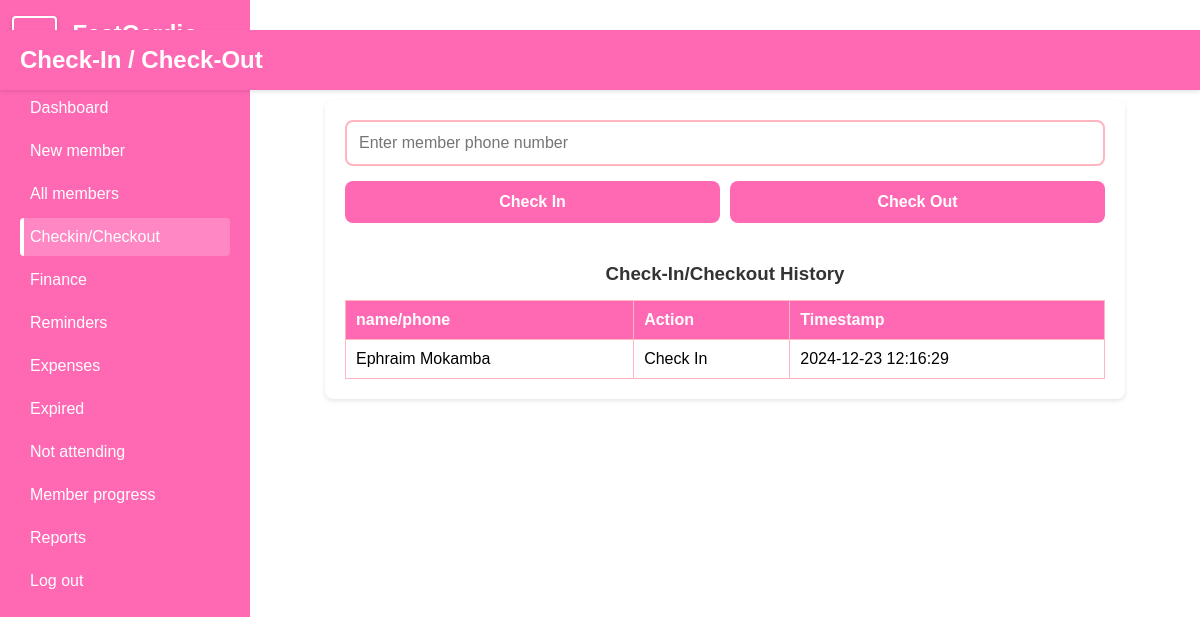
Page /checkin/ on the committed database.
### members/models.py (models this page shows, shortened)
class CheckInOutRecord(models.Model):
    ACTIONS = [
        ('check_in', 'Check In'),
        ('check_out', 'Check Out')
    ]
    member = models.ForeignKey(Member, on_delete=models.CASCADE, related_name='CheckinOut')
    action = models.CharField(max_length=10, choices=ACTIONS)
    timestamp = models.DateTimeField(default=timezone.now)
    class Meta:
        ordering = ['-timestamp']

class Member(models.Model):
    first_name = models.CharField(max_length=50)
    last_name = models.CharField(max_length=50)
    phone_number = models.CharField(max_length=15)
    date_joined = models.DateTimeField(auto_now_add=True)
    is_active = models.BooleanField(default=True)
    is_frozen = models.BooleanField(default=False)
    additional_info = models.TextField(blank=True,null=True)
    gender = models.CharField(max_length= 6)
    def __str__(self):
        return f"{self.first_name} {self.last_name}"

### members/views.py (the view)
# urls.py: path('checkin/',views.checkin,name="Checkin" ),
def checkin(request):
    recent_records = CheckInOutRecord.objects.select_related('member').all()[:20]
    return render(request,"Checkin.html",{'recent_records': recent_records })

### members/templates/Checkin.html (shortened to what this page needs)
{% extends 'sidebar.html' %}
{% load static %}
{% block extra_styles %}
    <link rel="stylesheet" href="{% static 'checkin.css' %}">
{% endblock %}
{% block content %}
    <div class="container" >
        <div class="topbar">
            <h1>Check-In / Check-Out</h1>
        </div>
        <input type="text" class="member-input" placeholder="Enter member phone number" id="memberIdInput">
        <div class="btn-group">
            <button class="check-in-btn">Check In</button>
            <button class="check-out-btn">Check Out</button>
        </div>
        <div class="history-section">
            <h3>Check-In/Checkout History</h3>
            <table class="history-table" id="historyTable">
                <thead>
                    <tr>
                        <th>name/phone</th>
                        <th>Action</th>
                        <th>Timestamp</th>
                    </tr>
                </thead>
                <tbody id="historyTableBody">
                    {% for record in recent_records %}
                    <tr>
                        <td>{{ record.member }}</td>
                        <td>{{ record.get_action_display }}</td>
                        <td>{{ record.timestamp|date:"Y-m-d H:i:s" }}</td>
                    </tr>
                    {% endfor %}
                </tbody>
            </table>
        </div>
    </div>
{% endblock %}

### members/static/sidebar.css (style rules this page uses)
* { margin: 0; padding: 0; box-sizing: border-box; }
body { font-family: 'Arial', sans-serif; background-color: #f4f4f4; height: 100%; overflow-x: hidden; }

### members/static/checkin.css (style rules this page uses)
:root { --primary-pink: #FF69B4; --light-pink: #FFB6C1; --dark-pink: #DB7093; --text-color: #333; --background-color: #F8F8F8; --sidebar-width: 250px; --topbar-height: 60px; }
* { margin: 0; padding: 0; box-sizing: border-box; font-family: 'Arial', sans-serif; }
body { background-color: var(--background-color); min-height: 100vh; }
.topbar { position: fixed; top: 30px; left: 0; right: 0; height: var(--topbar-height); background-color: var(--primary-pink); color: white; display: flex; align-items: center; padding: 0 20px; box-shadow: 0 2px 4px rgba(0, 0, 0, 0.1); z-index: 1000; }
.topbar h1 { font-size: 1.5rem; color: white; }
.container { display: flex; flex-direction: column; align-items: center; padding: 20px; max-width: 800px; margin: calc(var(--topbar-height) + 20px) auto 0 auto; background-color: white; border-radius: 8px; box-shadow: 0 2px 4px rgba(0, 0, 0, 0.1); }
.member-input { width: 100%; padding: 12px; margin-bottom: 15px; border: 2px solid var(--light-pink); border-radius: 8px; font-size: 16px; transition: border-color 0.3s ease; }
.btn-group { width: 100%; display: flex; gap: 10px; margin-bottom: 20px; }
.check-in-btn, .check-out-btn { flex: 1; padding: 12px; border: none; border-radius: 8px; background-color: var(--primary-pink); color: white; font-size: 16px; font-weight: bold; cursor: pointer; transition: background-color 0.3s ease; }
.history-section { width: 100%; margin-top: 20px; overflow-x: auto; }
.history-section h3 { margin-bottom: 15px; color: var(--text-color); text-align: center; }
.history-table { width: 100%; border-collapse: collapse; margin-top: 15px; }
.history-table th, .history-table td { border: 1px solid var(--light-pink); padding: 10px; text-align: left; }
.history-table th { background-color: var(--primary-pink); color: white; }

### rows in the picture
CheckInOutRecord: member "Ephraim Mokamba", action "Check In", timestamp "2024-12-23 12:16:29"
